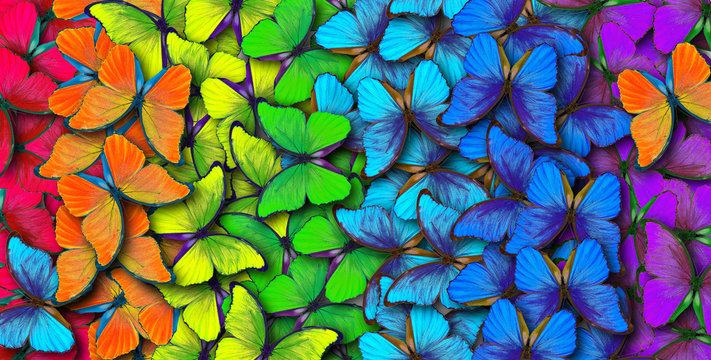
#> input picture ComputerVision/Week2/colored.jpg, 711 x 360 px, found by its file name
$ python hw2.py
#> lines starting #> are read from the running program, lines starting #| are printed output that depends on the picture
import cv2
import numpy as np
import random


"""
Simple averaging (in 2 modes)
"""
# [19 lines left out: function simple_average_grayscale, not called in this run]


"""
Weighted average
"""
# [24 lines left out: function weighted_average, not called in this run]


"""
Desaturation
"""
# [16 lines left out: function desaturation, not called in this run]


"""
Decomposition
"""
# [20 lines left out: function decomposition, not called in this run]


"""
Single Colour Channel
"""
# [21 lines left out: function single_colour_channel, not called in this run]


"""
Custom Number of Grey Shades
"""
# [23 lines left out: function custom_number_of_shades, not called in this run]


"""
Custom numbers of grey shades - Floyd-Steinberg
"""
# [29 lines left out: function floyd_steinberg_dither, not called in this run]


"""
Custom number of grey shades - Stucki
"""
# [50 lines left out: function stucki_dither, not called in this run]


"""
Convert grayscale to RGB
"""
def gray_to_rgb(image_path: str):
    gray_image = cv2.imread(image_path, cv2.IMREAD_GRAYSCALE)
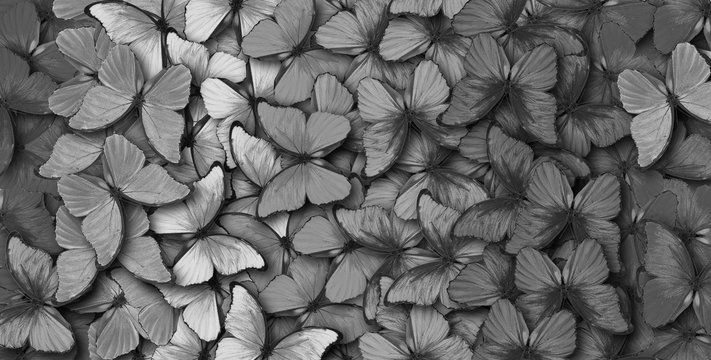
#> gray_image: shape (360, 711); min 0, max 241, mean 103.8
    rgb_image = cv2.applyColorMap(gray_image, cv2.COLORMAP_JET)
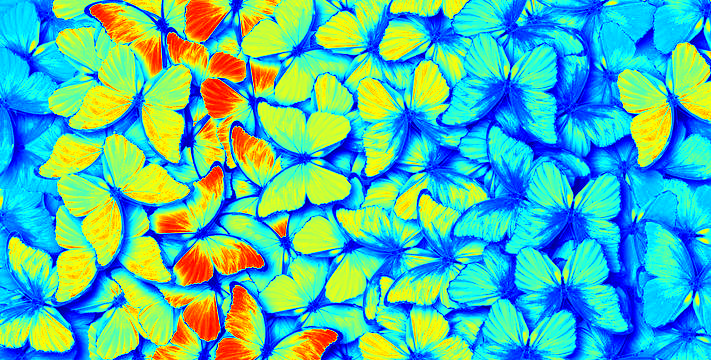
#> rgb_image: shape (360, 711, 3); mean B, G, R 171.8, 186.6, 82

    cv2.imshow('Grayscale Image', gray_image)
    cv2.imshow('RGB Image', rgb_image)

    cv2.waitKey(0)
    cv2.destroyAllWindows()


# [82 lines left out: functions convert_gray_pixel, convert_gray_pixel_v2, gray_to_rgb_manual, not called in this run]


# [12 lines of commented-out code are left out]
gray_to_rgb('E:\Master\ComputerVision\Week2\colored.jpg')
